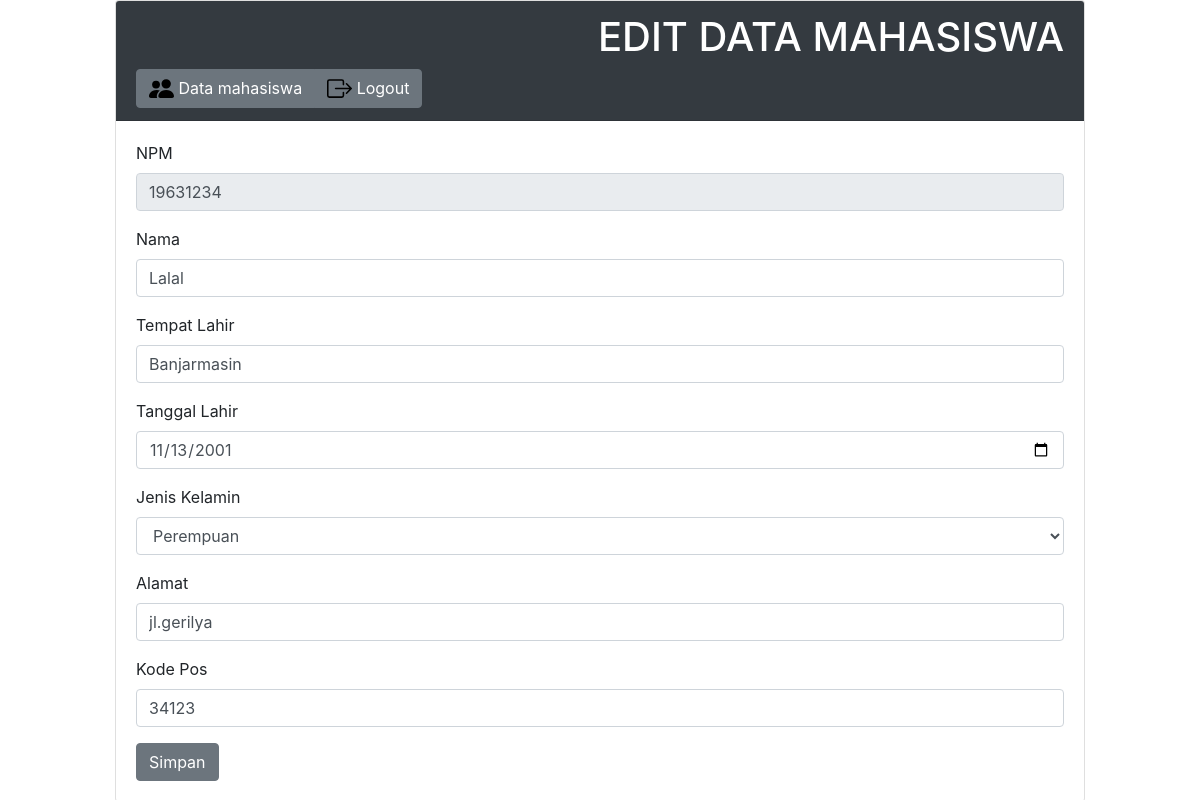
The page /operator/edit.php?npm=19631234 (signed in) on the database its author committed.
### tables this page shows
CREATE TABLE `tb_mahasiswa` (
  `npm` int(8) NOT NULL,
  `nama` varchar(100) NOT NULL,
  `tempat_lahir` varchar(50) NOT NULL,
  `tanggal_lahir` date NOT NULL,
  `jenis_kelamin` enum('Laki-laki','Perempuan','','') NOT NULL,
  `alamat` text NOT NULL,
  `kode_pos` varchar(5) NOT NULL
);

### operator/edit.php (the view, shortened to what this page needs)
<?php
    include "../asset/koneksi.php";
    if(@$_SESSION['operator']){
    $id = $_GET['npm'];
    $ambil = mysqli_query($koneksi,"SELECT * FROM tb_mahasiswa WHERE npm='$id'");
    $data = mysqli_fetch_array($ambil);
?>
<!DOCTYPE html>
<html>
    <head>
        <link rel="stylesheet" href="../css/bootstrap.css">
    </head>
    <body>
        <div class="container col-md-10">
        <div class="card">
        <div class="card-header bg-dark text-white">
            <h1 align="right">EDIT DATA MAHASISWA</h1>
            <div class="btn-group" role="group">
                <a href="data_mahasiswa.php" class="btn btn-secondary"><img src="../asset/people-fill.svg" width="25" height="25" class="d-inline-block align-top" alt=""> Data mahasiswa</a>
                <a href="../logout.php" class="btn btn-secondary"><img src="../asset/box-arrow-right.svg" width="25" height="25" class="d-inline-block align-top" alt=""> Logout</a>
            </div>
        </div>
        <div class="card-body">
            <form action="" method="POST">
                <div class="form-group">
                    <label for="form GroupEXampleInput">NPM</label>
                    <input type="text" class="form-control" name="npm" placeholder="Masukkan NPM" value="<?php echo $data['npm'];?>" readonly>
                </div>
                <div class="form-group">
                    <label for="form GroupEXampleInput">Nama</label>
                    <input type="text" class="form-control" name="nama" placeholder="Masukkan Nama" value="<?php echo $data['nama'];?>">
                </div>
                <div class="form-group">
                    <label for="form GroupEXampleInput">Tempat Lahir</label>
                    <input type="text" class="form-control" name="tempat_lahir" placeholder="Masukkan tempat lahir" value="<?php echo $data['tempat_lahir'];?>">
                </div>
                <div class="form-group">
                    <label for="form GroupEXampleInput">Tanggal Lahir</label>
                    <input type="date" class="form-control" name="tanggal_lahir" placeholder="Masukkan tanggal lahir" value="<?php echo $data['tanggal_lahir'];?>">
                </div>
                <div class="form-group">
                    <label for="form GroupEXampleInput">Jenis Kelamin</label>
                    <select type="text" class="form-control" name="jenis_kelamin">
                        <option selected><?php echo $data['jenis_kelamin'];?></option>
                    </select>
                </div>
                <div class="form-group">
                    <label for="form GroupEXampleInput">Alamat</label>
                    <input type="text" class="form-control" name="alamat" placeholder="Masukkan alamat" value="<?php echo $data['alamat'];?>">
                </div>
                <div class="form-group">
                    <label for="form GroupEXampleInput">Kode Pos</label>
                    <input type="text" class="form-control" name="kode_pos" placeholder="Masukkan kode_pos" value="<?php echo $data['kode_pos'];?>">
                </div>
                <button type="submit" class="btn btn-secondary" name="simpan">Simpan</button>
            </form>
        </div>
        </div>
    </body>
</html>
<?php
}
?>

### rows shown on the page
tb_mahasiswa: npm "19631234", nama "Lalal", tempat_lahir "Banjarmasin", tanggal_lahir "11/13/2001", jenis_kelamin "Perempuan", alamat "jl.gerilya", kode_pos "34123"
